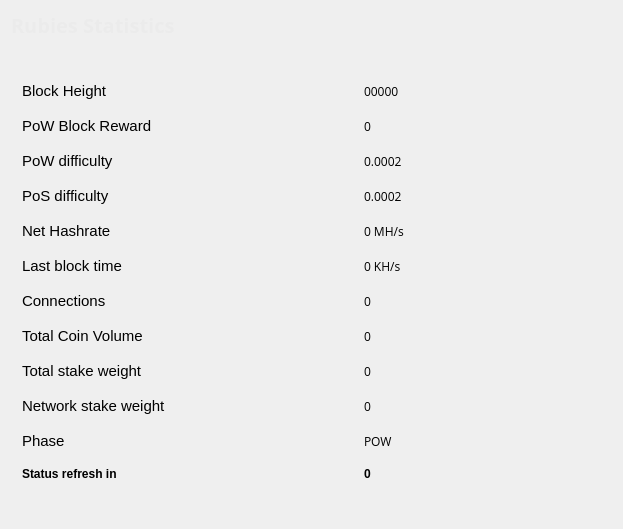
<?xml version="1.0" encoding="UTF-8"?>
<ui version="4.0">
 <class>StatisticsPage</class>
 <widget class="QWidget" name="StatisticsPage">
  <property name="windowModality">
   <enum>Qt::NonModal</enum>
  </property>
  <property name="geometry">
   <rect>
    <x>0</x>
    <y>0</y>
    <width>623</width>
    <height>529</height>
   </rect>
  </property>
  <property name="windowTitle">
   <string>Digging</string>
  </property>
  <layout class="QGridLayout" name="gridLayout">
   <property name="sizeConstraint">
    <enum>QLayout::SetMaximumSize</enum>
   </property>
   <item row="3" column="0">
    <spacer name="verticalSpacer">
     <property name="orientation">
      <enum>Qt::Vertical</enum>
     </property>
     <property name="sizeHint" stdset="0">
      <size>
       <width>20</width>
       <height>40</height>
      </size>
     </property>
    </spacer>
   </item>
   <item row="0" column="0">
    <widget class="QLabel" name="label_5">
     <property name="font">
      <font>
       <family>Open Sans,sans-serif</family>
      </font>
     </property>
     <property name="text">
      <string>&lt;html&gt;&lt;head/&gt;&lt;body&gt;&lt;p&gt;&lt;span style=&quot; font-size:20px; font-weight:600; color:#ebebeb;&quot;&gt;Rubies Statistics&lt;/span&gt;&lt;/p&gt;&lt;/body&gt;&lt;/html&gt;</string>
     </property>
    </widget>
   </item>
   <item row="1" column="0">
    <widget class="QFrame" name="gridFrame_2">
     <property name="minimumSize">
      <size>
       <width>0</width>
       <height>0</height>
      </size>
     </property>
     <property name="styleSheet">
      <string notr="true"/>
     </property>
     <layout class="QGridLayout" name="gridLayout_4">
      <item row="1" column="0">
       <spacer name="verticalSpacer_2">
        <property name="orientation">
         <enum>Qt::Vertical</enum>
        </property>
        <property name="sizeHint" stdset="0">
         <size>
          <width>20</width>
          <height>40</height>
         </size>
        </property>
       </spacer>
      </item>
      <item row="2" column="0">
       <layout class="QFormLayout" name="formLayout_2">
        <property name="fieldGrowthPolicy">
         <enum>QFormLayout::FieldsStayAtSizeHint</enum>
        </property>
        <property name="labelAlignment">
         <set>Qt::AlignLeading|Qt::AlignLeft|Qt::AlignVCenter</set>
        </property>
        <property name="formAlignment">
         <set>Qt::AlignLeading|Qt::AlignLeft|Qt::AlignTop</set>
        </property>
        <property name="horizontalSpacing">
         <number>198</number>
        </property>
        <property name="verticalSpacing">
         <number>17</number>
        </property>
        <property name="rightMargin">
         <number>0</number>
        </property>
        <item row="1" column="0">
         <widget class="QLabel" name="label_14">
          <property name="text">
           <string>&lt;html&gt;&lt;head/&gt;&lt;body&gt;&lt;p&gt;&lt;span style=&quot; font-size:11pt;&quot;&gt;Block Height&lt;/span&gt;&lt;/p&gt;&lt;/body&gt;&lt;/html&gt;</string>
          </property>
          <property name="alignment">
           <set>Qt::AlignLeading|Qt::AlignLeft|Qt::AlignVCenter</set>
          </property>
         </widget>
        </item>
        <item row="1" column="1">
         <widget class="QLabel" name="heightBox">
          <property name="font">
           <font>
            <family>Open Sans,sans-serif</family>
            <pointsize>9</pointsize>
           </font>
          </property>
          <property name="text">
           <string>00000</string>
          </property>
         </widget>
        </item>
        <item row="2" column="0">
         <widget class="QLabel" name="label_12">
          <property name="text">
           <string>&lt;html&gt;&lt;head/&gt;&lt;body&gt;&lt;p&gt;&lt;span style=&quot; font-size:11pt;&quot;&gt;PoW Block Reward&lt;/span&gt;&lt;/p&gt;&lt;/body&gt;&lt;/html&gt;</string>
          </property>
         </widget>
        </item>
        <item row="2" column="1">
         <widget class="QLabel" name="rewardBox">
          <property name="font">
           <font>
            <family>Open Sans,sans-serif</family>
            <pointsize>9</pointsize>
           </font>
          </property>
          <property name="text">
           <string>0</string>
          </property>
         </widget>
        </item>
        <item row="3" column="0">
         <widget class="QLabel" name="label_13">
          <property name="text">
           <string>&lt;html&gt;&lt;head/&gt;&lt;body&gt;&lt;p&gt;&lt;span style=&quot; font-size:11pt;&quot;&gt;PoW difficulty&lt;/span&gt;&lt;/p&gt;&lt;/body&gt;&lt;/html&gt;</string>
          </property>
         </widget>
        </item>
        <item row="3" column="1">
         <widget class="QLabel" name="diffBox">
          <property name="font">
           <font>
            <family>Open Sans,sans-serif</family>
            <pointsize>9</pointsize>
           </font>
          </property>
          <property name="text">
           <string>0.0002</string>
          </property>
         </widget>
        </item>
        <item row="4" column="0">
         <widget class="QLabel" name="label_9">
          <property name="text">
           <string>&lt;html&gt;&lt;head/&gt;&lt;body&gt;&lt;p&gt;&lt;span style=&quot; font-size:11pt;&quot;&gt;PoS difficulty&lt;/span&gt;&lt;/p&gt;&lt;/body&gt;&lt;/html&gt;</string>
          </property>
         </widget>
        </item>
        <item row="4" column="1">
         <widget class="QLabel" name="diffBox2">
          <property name="font">
           <font>
            <family>Open Sans,sans-serif</family>
            <pointsize>9</pointsize>
           </font>
          </property>
          <property name="text">
           <string>0.0002</string>
          </property>
         </widget>
        </item>
        <item row="5" column="0">
         <widget class="QLabel" name="label_16">
          <property name="text">
           <string>&lt;html&gt;&lt;head/&gt;&lt;body&gt;&lt;p&gt;&lt;span style=&quot; font-size:11pt;&quot;&gt;Net Hashrate&lt;/span&gt;&lt;/p&gt;&lt;/body&gt;&lt;/html&gt;</string>
          </property>
         </widget>
        </item>
        <item row="5" column="1">
         <widget class="QLabel" name="pawrateBox">
          <property name="font">
           <font>
            <family>Open Sans,sans-serif</family>
            <pointsize>9</pointsize>
           </font>
          </property>
          <property name="text">
           <string>0 MH/s</string>
          </property>
         </widget>
        </item>
        <item row="6" column="0">
         <widget class="QLabel" name="label3_2">
          <property name="sizePolicy">
           <sizepolicy hsizetype="Preferred" vsizetype="Maximum">
            <horstretch>0</horstretch>
            <verstretch>0</verstretch>
           </sizepolicy>
          </property>
          <property name="text">
           <string>&lt;html&gt;&lt;head/&gt;&lt;body&gt;&lt;p&gt;&lt;span style=&quot; font-size:11pt;&quot;&gt;Last block time&lt;/span&gt;&lt;/p&gt;&lt;/body&gt;&lt;/html&gt;</string>
          </property>
         </widget>
        </item>
        <item row="6" column="1">
         <widget class="QLabel" name="localBox">
          <property name="font">
           <font>
            <family>Open Sans,sans-serif</family>
            <pointsize>9</pointsize>
           </font>
          </property>
          <property name="text">
           <string>0 KH/s</string>
          </property>
         </widget>
        </item>
        <item row="7" column="0">
         <widget class="QLabel" name="label1_2">
          <property name="text">
           <string>&lt;html&gt;&lt;head/&gt;&lt;body&gt;&lt;p&gt;&lt;span style=&quot; font-size:11pt;&quot;&gt;Connections&lt;/span&gt;&lt;/p&gt;&lt;/body&gt;&lt;/html&gt;</string>
          </property>
         </widget>
        </item>
        <item row="7" column="1">
         <widget class="QLabel" name="connectionBox">
          <property name="font">
           <font>
            <family>Open Sans,sans-serif</family>
            <pointsize>9</pointsize>
           </font>
          </property>
          <property name="text">
           <string>0</string>
          </property>
         </widget>
        </item>
        <item row="8" column="0">
         <widget class="QLabel" name="label_8">
          <property name="text">
           <string>&lt;html&gt;&lt;head/&gt;&lt;body&gt;&lt;p&gt;&lt;span style=&quot; font-size:11pt;&quot;&gt;Total Coin Volume&lt;/span&gt;&lt;/p&gt;&lt;/body&gt;&lt;/html&gt;</string>
          </property>
         </widget>
        </item>
        <item row="8" column="1">
         <widget class="QLabel" name="volumeBox">
          <property name="font">
           <font>
            <family>Open Sans,sans-serif</family>
            <pointsize>9</pointsize>
           </font>
          </property>
          <property name="text">
           <string>0</string>
          </property>
         </widget>
        </item>
        <item row="9" column="0">
         <widget class="QLabel" name="label_10">
          <property name="text">
           <string>&lt;html&gt;&lt;head/&gt;&lt;body&gt;&lt;p&gt;&lt;span style=&quot; font-size:11pt;&quot;&gt;Total stake weight&lt;/span&gt;&lt;/p&gt;&lt;/body&gt;&lt;/html&gt;</string>
          </property>
         </widget>
        </item>
        <item row="9" column="1">
         <widget class="QLabel" name="minBox">
          <property name="font">
           <font>
            <family>Open Sans,sans-serif</family>
            <pointsize>9</pointsize>
           </font>
          </property>
          <property name="text">
           <string>0</string>
          </property>
         </widget>
        </item>
        <item row="10" column="0">
         <widget class="QLabel" name="label_11">
          <property name="text">
           <string>&lt;html&gt;&lt;head/&gt;&lt;body&gt;&lt;p&gt;&lt;span style=&quot; font-size:11pt;&quot;&gt;Network stake weight&lt;/span&gt;&lt;/p&gt;&lt;/body&gt;&lt;/html&gt;</string>
          </property>
         </widget>
        </item>
        <item row="10" column="1">
         <widget class="QLabel" name="maxBox">
          <property name="font">
           <font>
            <family>Open Sans,sans-serif</family>
            <pointsize>9</pointsize>
           </font>
          </property>
          <property name="text">
           <string>0</string>
          </property>
         </widget>
        </item>
        <item row="11" column="0">
         <widget class="QLabel" name="label_15">
          <property name="text">
           <string>&lt;html&gt;&lt;head/&gt;&lt;body&gt;&lt;p&gt;&lt;span style=&quot; font-size:11pt;&quot;&gt;Phase&lt;/span&gt;&lt;/p&gt;&lt;/body&gt;&lt;/html&gt;</string>
          </property>
         </widget>
        </item>
        <item row="11" column="1">
         <widget class="QLabel" name="cBox">
          <property name="font">
           <font>
            <family>Open Sans,sans-serif</family>
            <pointsize>9</pointsize>
           </font>
          </property>
          <property name="text">
           <string>POW</string>
          </property>
         </widget>
        </item>
        <item row="12" column="0">
         <widget class="QLabel" name="label_2">
          <property name="text">
           <string>&lt;html&gt;&lt;head/&gt;&lt;body&gt;&lt;p&gt;&lt;span style=&quot; font-weight:600;&quot;&gt;Status refresh in&lt;/span&gt;&lt;/p&gt;&lt;/body&gt;&lt;/html&gt;</string>
          </property>
         </widget>
        </item>
        <item row="12" column="1">
         <widget class="QLabel" name="labelCountDown">
          <property name="text">
           <string>&lt;html&gt;&lt;head/&gt;&lt;body&gt;&lt;p&gt;&lt;span style=&quot; font-weight:600;&quot;&gt;0&lt;/span&gt;&lt;/p&gt;&lt;/body&gt;&lt;/html&gt;</string>
          </property>
         </widget>
        </item>
       </layout>
      </item>
     </layout>
    </widget>
   </item>
  </layout>
 </widget>
 <layoutdefault spacing="6" margin="11"/>
 <resources/>
 <connections/>
</ui>
